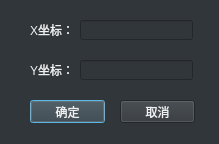
<?xml version="1.0" encoding="UTF-8"?>
<ui version="4.0">
 <class>Dialog</class>
 <widget class="QDialog" name="Dialog">
  <property name="geometry">
   <rect>
    <x>0</x>
    <y>0</y>
    <width>219</width>
    <height>144</height>
   </rect>
  </property>
  <property name="windowTitle">
   <string>Dialog</string>
  </property>
  <property name="styleSheet">
   <string notr="true">    color: #eff0f1;
    background-color: #31363b;
    selection-background-color:#3daee9;
    selection-color: #eff0f1;
    background-clip: border;
    border-image: none;
    outline: 0;</string>
  </property>
  <property name="sizeGripEnabled">
   <bool>true</bool>
  </property>
  <widget class="QLabel" name="label">
   <property name="geometry">
    <rect>
     <x>30</x>
     <y>24</y>
     <width>54</width>
     <height>12</height>
    </rect>
   </property>
   <property name="text">
    <string>X坐标：</string>
   </property>
  </widget>
  <widget class="QLabel" name="label_2">
   <property name="geometry">
    <rect>
     <x>30</x>
     <y>64</y>
     <width>54</width>
     <height>12</height>
    </rect>
   </property>
   <property name="text">
    <string>Y坐标：</string>
   </property>
  </widget>
  <widget class="QLineEdit" name="lineEdit_move_X">
   <property name="geometry">
    <rect>
     <x>80</x>
     <y>20</y>
     <width>113</width>
     <height>20</height>
    </rect>
   </property>
  </widget>
  <widget class="QLineEdit" name="lineEdit_move_Y">
   <property name="geometry">
    <rect>
     <x>80</x>
     <y>60</y>
     <width>113</width>
     <height>20</height>
    </rect>
   </property>
  </widget>
  <widget class="QPushButton" name="pushButton_ok">
   <property name="geometry">
    <rect>
     <x>30</x>
     <y>100</y>
     <width>75</width>
     <height>23</height>
    </rect>
   </property>
   <property name="text">
    <string>确定</string>
   </property>
  </widget>
  <widget class="QPushButton" name="pushButton_cancel">
   <property name="geometry">
    <rect>
     <x>120</x>
     <y>100</y>
     <width>75</width>
     <height>23</height>
    </rect>
   </property>
   <property name="text">
    <string>取消</string>
   </property>
  </widget>
 </widget>
 <resources/>
 <connections>
  <connection>
   <sender>pushButton_cancel</sender>
   <signal>clicked()</signal>
   <receiver>Dialog</receiver>
   <slot>close()</slot>
   <hints>
    <hint type="sourcelabel">
     <x>170</x>
     <y>110</y>
    </hint>
    <hint type="destinationlabel">
     <x>206</x>
     <y>91</y>
    </hint>
   </hints>
  </connection>
 </connections>
</ui>
